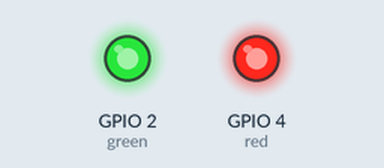
This program was run on a simulated ESP32. Shown: output pins drawn as LEDs (lit = HIGH).

Above: at 0.1 s.
Timing chart, 0 to 1.6 s (numbered marks = the images above):
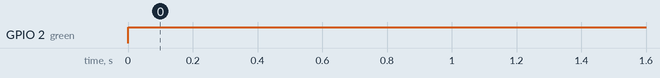

The program:

main.cpp
```cpp
#include <Arduino.h>
#define red 4
#define green 2
#define s1 34
#define s2 35
#define s3 36
#define p_freq1 2
#define p_freq2 5
#define ch1 0
#define ch2 1
#define res 8
int dc;
void setup() {
  pinMode(s1,INPUT);
  pinMode(s2,INPUT);
  ledcSetup(ch1,p_freq1,res);
  ledcSetup(ch2,p_freq2,res);

  ledcAttachPin(red,ch1);
  ledcAttachPin(green,ch2);

  // put your setup code here, to run once:
}

void loop() {
  int sw1=ledcRead(s1);
  int sw2=ledcRead(s2);
  if(sw1==LOW)
  {
    dc=map(100,0,100,0,255);
    ledcWrite(ch1,dc);
    ledcWrite(red,LOW);
  }
  if(sw2==LOW)
  {
    //ledcWrite(green,LOW);
    dc=map(100,0,100,0,255);
    ledcWrite(ch2,dc);
  }
  // put your main code here, to run repeatedly:
}
```

Measured:
- by itself, GPIO 2 (green): LOW → HIGH at 0.00 s
